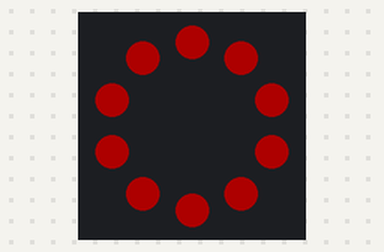
This program was run on a simulated Circuit Playground running CircuitPython. Shown: the board's ring of 10 RGB LEDs (number 0 left of the top, counting anticlockwise). Dim RGB values are drawn brighter than linear; what the program prints to the serial console is not drawn.

Above: at 0.15 s.
At 4.08 s:
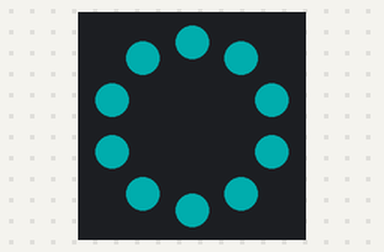
At 7.11 s:
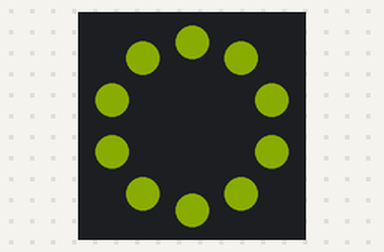
At 14.08 s:
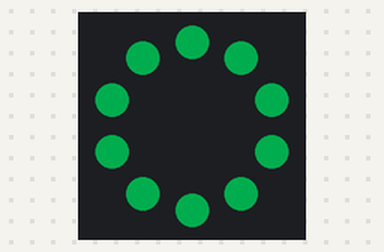
At 21.04 s:
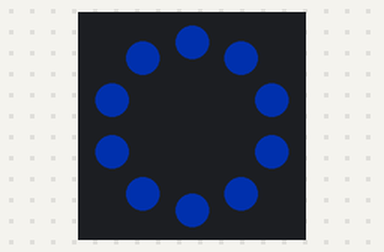
At 28.01 s:
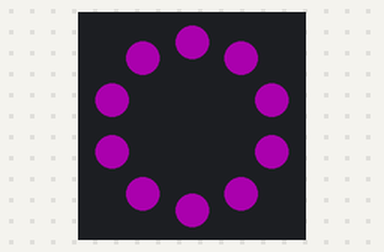

The program:

code.py
```python
import time
from adafruit_circuitplayground import cp
import adafruit_fancyled.adafruit_fancyled as fancy

cp.pixels.brightness = 0.2 # 0.0 to 1.0 Overall brightness modifier

hue = 0.0
sat = 1.0
val = 1.0

while True:
    hue = 0.0
    while hue < 1:
        color_hsv = fancy.CHSV( hue, sat, val ) #input 0 to 1 for H, S, V :: OK to send only Hue
        color_RGB_normalized = fancy.CRGB( color_hsv )
        color_RGB = fancy.denormalize( color_RGB_normalized )
        print ( "Color RGB 0-255 = {}".format( color_RGB ))
        cp.pixels.fill( color_RGB )
        hue = hue + 0.01
        time.sleep( 0.01 )
```
